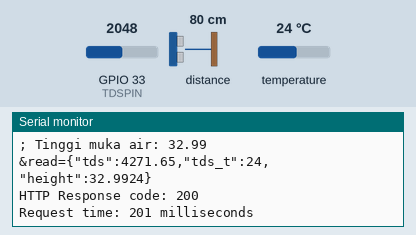
A sketch run on a simulated ESP32. Shown: the last lines printed to the serial monitor. Inputs (shaded band) come from the test bench; at power-on: GPIO 33 (TDSPIN) = 2048, distance to the obstacle 80 cm, temperature 24 °C. WiFi joins after 1.5 s; servers stay silent unless stated; uploads are accepted with an empty reply; no MQTT or app messages arrive unless stated.

Above: at 2.9 s.
3.0 s: GPIO 33 (TDSPIN) set to 4095
At 4.73 s:
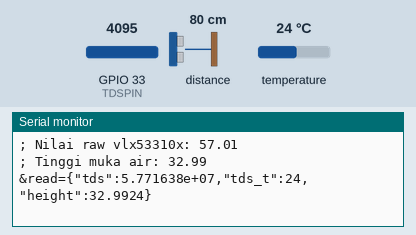
8.0 s: distance to the obstacle set to 2 cm
At 9.3 s:
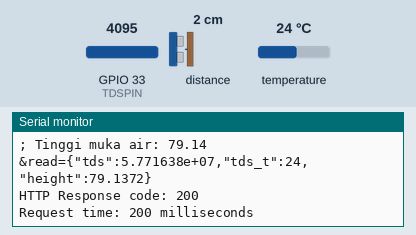
9.5 s: temperature set to 12 °C
At 10.9 s:
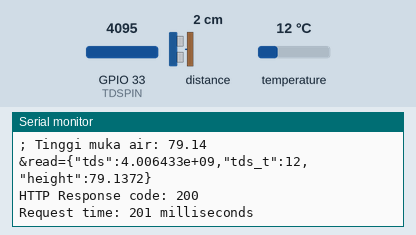
11.0 s: distance to the obstacle set to 4 cm
12.5 s: temperature set to 19 °C
At 13.7 s:
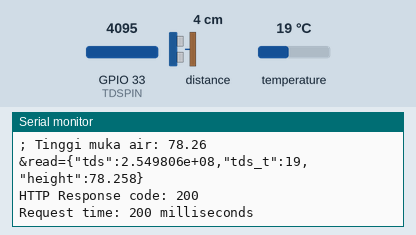
14.0 s: GPIO 33 (TDSPIN) set to 3603
At 14.76 s:
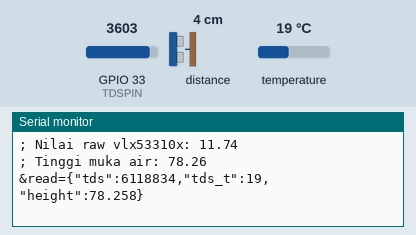
Timing chart, 0 to 16.5 s (numbered marks = the images above; inputs shaded):
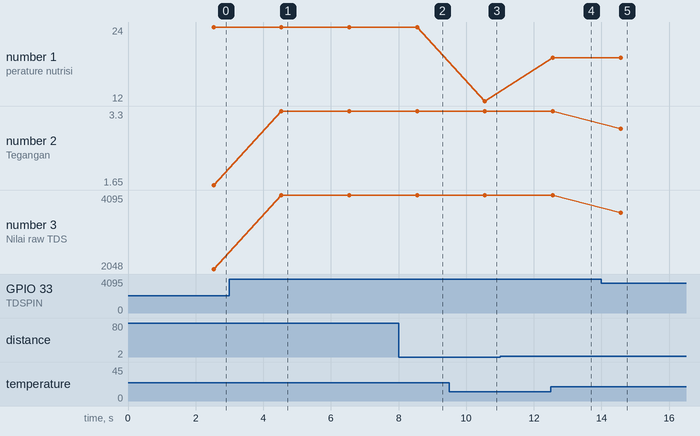

Measured:
- after the input at 3.0 s, the serial monitor: prints a new line after 1.5 s (image 1)
- after the input at 8.0 s, the serial monitor: prints a new line after 0.58 s (image 2)
- after the input at 9.5 s, the serial monitor: prints a new line after 1.1 s (image 3)
- after the input at 12.5 s, the serial monitor: prints a new line after 0.06 s (image 4)
- after the input at 14.0 s, the serial monitor: prints a new line after 0.56 s (image 5)
- plotted number 1: 24 → 12 after the input at 9.5 s, 12 → 19 after the input at 12.5 s
- plotted number 2: 1.65 → 3.3 after the input at 3.0 s, 3.3 → 2.9 after the input at 14.0 s
- plotted number 3: 2048 → 4095 after the input at 3.0 s, 4095 → 3603 after the input at 14.0 s

The sketch:

Node_Esp32_Ntr_Jrk.ino
```cpp
// Sistem Manajemen Mekanisasi Pertanian - Teknik Pertanian UNPAD
// NPM: 240110150116
// Code By Fauzi Reza Umara

// import library yang dibutuhkan
#include <ArduinoJson.h>
// WiFi
#include "WiFi.h"
#include <HTTPClient.h>
// TDS
#include <EEPROM.h>
#include <GravityTDS.h>
// Dallas
#include <OneWire.h>
#include <DallasTemperature.h>
// VL530X
#include <Wire.h>
#include <VL53L1X.h>
// MQTT Client
#include <PubSubClient.h>

// pin yang digunakan
// D33(adc) = Tds, D4 = Dallas,
// D21 = SDA, D22 = SCL Untuk vl53l1x

// define pin
#define TDSPIN 33
#define DALLASPIN 4

// inisiasi variabel
// WiFi
String id_node = "98e88cea-e998-4975-9281-da6a8de4aae1";
const char* hostname = "node-98e88cea-e998-4975-9281-da6a8de4aae1";
const char* ssid = "AlsinWifi_Ext";
const char* password = "WifiEXT22";
// mqtt
const char* mqttUsername = "dhydro";
const char* mqttPassword = "DhydrOFarm2022*";
//String path = "read/" + id_node;
// be server
String serverName = "https://api.hydrofarm.id/api/v1/";
String apiKey = "?secret=303T57EY0IKPBO5cnsGVLvrCZJZYOAoL";
const char path[] = "read/98e88cea-e998-4975-9281-da6a8de4aae1";
// tangki
float hTangki = 90;

// inisiasi class
GravityTDS gravityTds;
OneWire oneWire(DALLASPIN);
DallasTemperature dallas(&oneWire);
WiFiClient espClient;
IPAddress mqtt_server(5, 181, 217, 8);
PubSubClient mqttclient(mqtt_server, 1883, espClient);
VL53L1X vl53l1x;
HTTPClient http;

void initWiFi() {
  // WiFi initialization
  WiFi.mode(WIFI_STA);
  WiFi.config(INADDR_NONE, INADDR_NONE, INADDR_NONE, INADDR_NONE);
  WiFi.setHostname(hostname);
  WiFi.begin(ssid, password);
  Serial.println("Menyambung koneksi");
  while (WiFi.status() != WL_CONNECTED) {
    delay(500);
    Serial.print(".");
  }
  Serial.println("");
  Serial.print("Terkoneksi dengan IP: ");
  Serial.println(WiFi.localIP());
  //  Serial.println("Timer set to 5 seconds (timerDelay variable), it will take 5 seconds before publishing the first reading.");
}

void loginPintas() {
  http.begin("http://pintas.unpad.ac.id/ac_portal/login.php");
  http.addHeader("Content-Type", "application/x-www-form-urlencoded");
  // masukan formData
  int httpResponseCode = http.POST("opr=pwdLogin&userName=<>&pwd=<>&rememberPwd=0");

  if (httpResponseCode > 0) {
    Serial.print("HTTP Response code: ");
    Serial.println(httpResponseCode);
    String payload = http.getString();
    Serial.println(payload);
  } else {
    Serial.print("Error code: ");
    Serial.println(httpResponseCode);
  }

  http.end();
}


void initMqtt() {
  if (mqttclient.connect(hostname, mqttUsername, mqttPassword)) {
    Serial.println("Koneksi ke mqtt berhasil...");
    mqttclient.publish("init", hostname);
  } else {
    Serial.println("Koneksi ke mqtt gagal...");
    Serial.println("Melakukan koneksi ulang...");
    reconnectMqtt();
  }
}

void reconnectMqtt() {
  initMqtt();
}

void initSensorTDS() {
  // Sensor TDS inittialization
  gravityTds.setPin(TDSPIN);
  gravityTds.setAref(3.3);  //reference voltage on ADC, default 5.0V on Arduino UNO
  gravityTds.setAdcRange(4096.0);  //1024 for 10bit ADC;4096 for 12bit ADC
  gravityTds.begin();  //initialization
}

void initSensorJarak() {
  Wire.begin();
  vl53l1x.setTimeout(500);
  if (!vl53l1x.init())
  {
    Serial.println("Failed to detect and initialize vl53l1x!");
    return;
  }

  // Use long distance mode and allow up to 50000 us (50 ms) for a measurement.
  // You can change these settings to adjust the performance of the sensor, but
  // the minimum timing budget is 20 ms for short distance mode and 33 ms for
  // medium and long distance modes. See the VL53L1X datasheet for more
  // information on range and timing limits.
  vl53l1x.setDistanceMode(VL53L1X::Long);
  vl53l1x.setMeasurementTimingBudget(50000);

  // Start continuous readings at a rate of one measurement every 50 ms (the
  // inter-measurement period). This period should be at least as long as the
  // timing budget.
  vl53l1x.startContinuous(50);
}
//############################
void setup() {
  Serial.begin(115200);
  Serial.println("Mulai ...");
  // begin dalas
  dallas.begin();
  initSensorTDS();
  initSensorJarak();
  initWiFi();
  loginPintas();
  initMqtt();
}

void loop() {
  const int capacity = JSON_OBJECT_SIZE(3);
  StaticJsonDocument<capacity> doc;
  float tempTdsValue = readDallas();
  float tdsValue = readTds(tempTdsValue);
  float dsValue = readVlx5311x();
  doc["tds"] = tdsValue;
  doc["tds_t"] = tempTdsValue;
  doc["height"] = dsValue;
  String reads = "&read=" + doc.as<String>();
  Serial.println(reads);
  if (WiFi.status() == WL_CONNECTED) {
    //  post to server
    packToSendServer(reads);
    //  mqtt
    packToSendMqtt(tempTdsValue, tdsValue, dsValue);
  } else {
    Serial.println("WiFi Disconnected");
    // reconnect wifi
    initWiFi();
  }

  delay(1000);
}
//############################

void packToSendServer(String reads) {
  long int t1 = millis();
  HTTPClient http;
  String endpoint = serverName + path + apiKey + reads;
  http.begin(endpoint.c_str());
  http.addHeader("Content-Type", "application/json");
  int httpResponseCode = http.GET();

  if (httpResponseCode > 0) {
    Serial.print("HTTP Response code: ");
    Serial.println(httpResponseCode);
    String payload = http.getString();
    long int t2 = millis();
    Serial.print("Request time: ");
    Serial.print(t2-t1);
    Serial.println(" milliseconds");
    Serial.println(payload);
  } else {
    Serial.print("Error code: ");
    Serial.println(httpResponseCode);
  }

  http.end();
}

void packToSendMqtt(float tempTds, float tdsValue, float dsValue) {
  if (mqttclient.connected()) {
    // urutan msgg humDht, tempDht, luxBH1750
    String tpc = "node/" + id_node;
    String topicTds = tpc + "/tds";
    String topicTempTds = tpc + "/tds_t";
    String topicDsitance = tpc + "/height";
    // String msg = String(tdsValue) + "," + String(tempTds) + "," + String(dhtVal.hum) + "," + String(dhtVal.temp) + "," + String(luxValue);

    //data logger per sensor
    mqttclient.publish(topicTds.c_str(), String(tdsValue).c_str());
    mqttclient.publish(topicTempTds.c_str(), String(tempTds).c_str());
    mqttclient.publish(topicDsitance.c_str(), String(dsValue).c_str());
  } else {
    // if fail
    reconnectMqtt();
  }
}

float readTds(float temp) {
  // masukan hitungan di kalibrasi disini
  gravityTds.setKvalue(0.7);
  gravityTds.setTemperature(temp);  // set the temperature and execute temperature compensation
  gravityTds.update();  //sample and calculate
  float tdsValue = gravityTds.getTdsValue();  // then get the value
  float calibratedTds = 0;
  if(tdsValue > 0) {
    calibratedTds = 121.19 * pow(2.7182, (0.0053 * tdsValue));
  }
  float nilaiRawTds = analogRead(TDSPIN);
  float Volt = nilaiRawTds * (3.3 / 4095.0);
  Serial.print("Tegangan: ");
  Serial.print(Volt, 2);
  Serial.print("V ; Nilai raw TDS: ");
  Serial.print(nilaiRawTds);
  Serial.print("; Tds : ");
  Serial.print(tdsValue, 0);
  Serial.println("ppm");
  return calibratedTds;
}

float readDallas() {
  // masukan hitungan di kalibrasi disini
  // kirim command untuk mendapatkan nilai temperature
  dallas.requestTemperatures();
  float tempDalas = dallas.getTempCByIndex(0);
  float calibratedTempDallas = 13.498 * pow(2.7182, (0.0263 * tempDalas));
  // cek hasil pembacaan
  if (tempDalas != DEVICE_DISCONNECTED_C)
  {
    Serial.print("Temperature nutrisi: ");
    Serial.println(tempDalas);
  }
  else
  {
    Serial.println("Error: Could not read temperature data");
  }
  return tempDalas;
}

float readVlx5311x() {
  float val = vl53l1x.readRangeSingleMillimeters();
  float calibratedDis = (0.0002 * pow(val, 2) + (0.4276 * val) + 99.996) / 10;
  float hMukaAir = hTangki - calibratedDis;
  Serial.print("; Nilai raw vlx53310x: ");
  Serial.println(calibratedDis);
  Serial.print("; Tinggi muka air: ");
  Serial.println(hMukaAir);
  if (hMukaAir < 0) {
    return 0;
  }
  if (vl53l1x.timeoutOccurred()) { Serial.print(" TIMEOUT"); }
  return hMukaAir;
}
```
